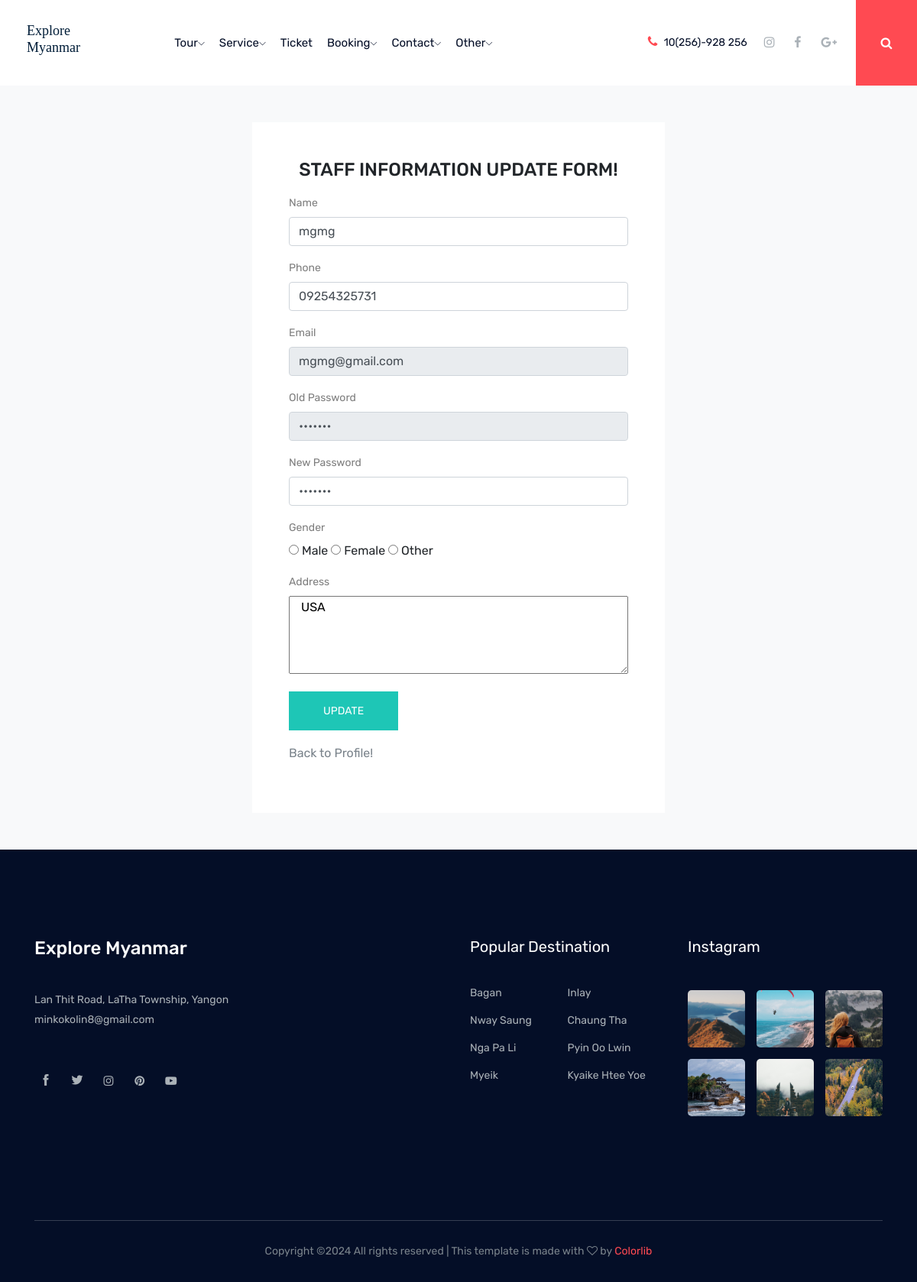
Page /admin/staff_update.php?stafid=1 on the committed database.
### tables this page shows
CREATE TABLE `staff` (
  `staffid` int(11) NOT NULL,
  `staffname` varchar(50) DEFAULT NULL,
  `phone` varchar(30) DEFAULT NULL,
  `email` varchar(50) DEFAULT NULL,
  `password` varchar(50) DEFAULT NULL,
  `stafftype` varchar(20) DEFAULT NULL,
  `gender` varchar(20) DEFAULT NULL,
  `address` varchar(255) DEFAULT NULL
);

### admin/staff_update.php (the view, shortened to what this page needs)
<?php
 		include('../connect.php');
 		include('menu_main_admin.php');
    if ($_REQUEST['stafid']) {
      $staffid=$_REQUEST['stafid'];
      $selectstaff="select * from Staff where staffid=$staffid";
        $runselectstaff=mysqli_query($connection,$selectstaff);
        $countofstaff=mysqli_num_rows($runselectstaff);
        if ($countofstaff==1) {
            $dataofstaff=mysqli_fetch_array($runselectstaff);
            $name=$dataofstaff['staffname'];
            $phone=$dataofstaff['phone'];
            $email=$dataofstaff['email'];
            $password=$dataofstaff['password'];
            $address=$dataofstaff['address'];
        }
    }else{
      echo "<script>window.alert('Unknonw staff error!')</script>";
      echo "<script>window.location='staff_profile.php'</script>";
    }
?>
<!doctype html>
<html class="no-js" lang="zxx">
<head>
    <link rel="stylesheet" type="text/css" href="mycss/cssforstaffreg.css">
</head>
<body>
    <section class="site-section bg-light bg-image">
      <br><br>
      <div class="container">
        <div class="row">
          <div class="col-md-3">
          </div>
          <div class="col-md-6 mb-0" data-aos="fade-up" data-aos-once="false">
            <form action="" class="p-5 bg-white" method="post">
              <center><h2 class="h4 text-black mb-3">STAFF INFORMATION UPDATE FORM!</h2></center>
              <div class="row form-group">
                <div class="col-md-12 mb-0 mb-md-0">
                  <label class="text-black">Name</label>
                  <input type="text" class="form-control" name="txtstaffname" value="<?php echo $name; ?>" required>
                </div>
              </div>
              <div class="row form-group">
                <div class="col-md-12 mb-0 mb-md-0">
                  <label class="text-black">Phone</label>
                  <input type="text" class="form-control" name="txtstaffphone" value="<?php echo $phone; ?>" required>
                </div>
              </div>
              <div class="row form-group">
                <div class="col-md-12 mb-0 mb-md-0">
                  <label class="text-black">Email</label>
                  <input type="email" class="form-control" name="txtstaffemail" value="<?php echo $email; ?>" readonly required>
                </div>
              </div>
              <div class="row form-group">
                <div class="col-md-12 mb-0 mb-md-0">
                  <label class="text-black">Old Password</label>
                  <input type="password" class="form-control" name="txtstaffpass" value="<?php echo $password ?>" readonly required>
                </div>
              </div>
              <div class="row form-group">
                <div class="col-md-12 mb-0 mb-md-0">
                  <label class="text-black">New Password</label>
                  <input type="password" class="form-control" name="txtstaffcpass" value="<?php echo $password ?>" required>
                </div>
              </div>
              <div class="row form-group">
                <div class="col-md-12 mb-0 mb-md-0">
                  <label class="text-black" for="genderbox">Gender</label><br>
                  <input type="radio" id="genderbox" name="rbstaffgender" value="Male" required>
                  Male
                  <input type="radio" id="genderbox" name="rbstaffgender" value="Female" required>
                  Female
                  <input type="radio" id="genderbox" name="rbstaffgender" value="Other" required>
                  Other
                </div>
              </div>
              <div class="row form-group">
                <div class="col-md-12 mb-0 mb-md-0">
                  <label class="text-black">Address</label><br>
                  <textarea name="txtstaffaddress" class="col-12" rows="4"><?php echo "$address"; ?></textarea>
                </div>
              </div>
              <div class="row form-group">
                <div class="col-md-4 col-3">
                  <input type="submit" value="UPDATE" class="button button-contactForm boxed-btn" name="btnstaffupdate">
                </div>
              </div>
              <div class="row form-group">
                <div class="col-12">
                  <a href="staff_profile.php"><p>Back to Profile!</p></a>
                </div>
              </div>
            </form>
          </div>
        </div>
      </div>
      <br><br>
    </section>
</body>
</html>
<?php
  	include('footer.php');
?>

### rows in the picture
staff: txtstaffname "mgmg", txtstaffphone "09254325731", txtstaffemail "mgmg@gmail.com", txtstaffaddress "USA"
